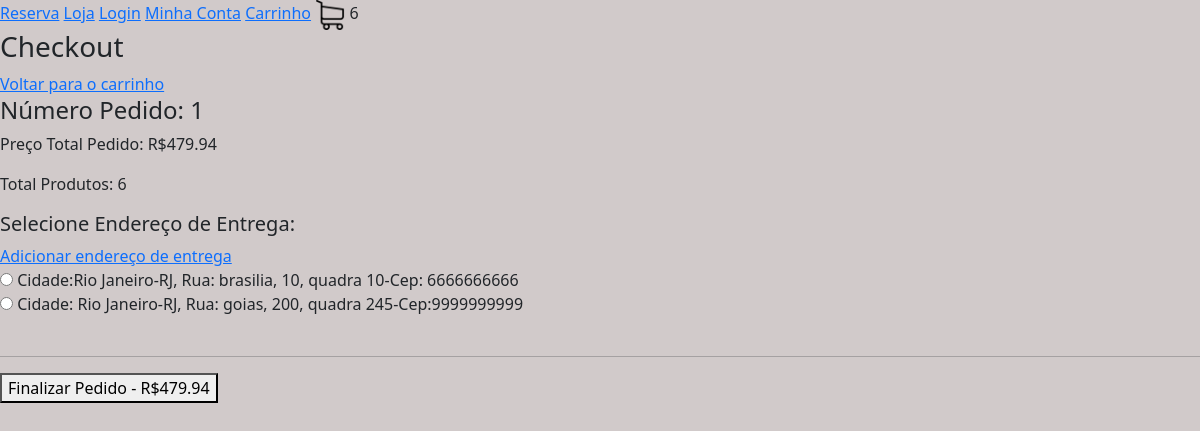
/checkout/ (signed in), run on an earlier commit of the app's database.
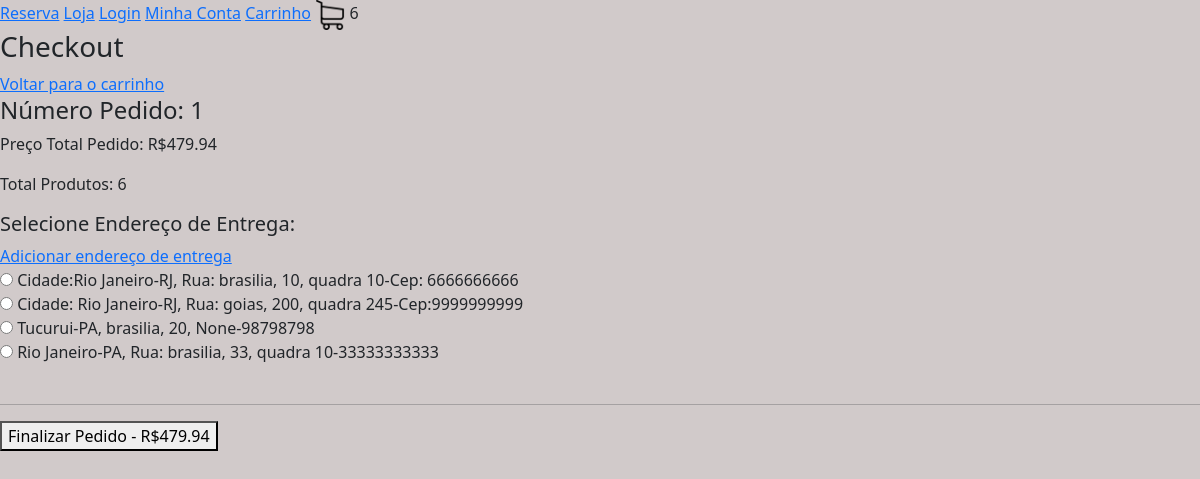
And on a later commit of the database.
### loja/models.py (models this page shows, shortened)
class Endereco(models.Model):
    rua = models.CharField(max_length=200, null=True, blank=True)
    numero =  models.IntegerField(default=0)
    complemento = models.CharField(max_length=200, null=True, blank=True)
    cep = models.CharField(max_length=200, null=True, blank=True)
    cidade = models.CharField(max_length=200, null=True, blank=True)
    estado = models.CharField(max_length=200, null=True, blank=True)
    cliente =  models.ForeignKey(Cliente, null=True, blank=True, on_delete=models.SET_NULL)

### loja/views.py (the view)
# urls.py: path('checkout/', checkout, name="checkout") ,
def checkout(request):
   if request.user.is_authenticated: #Verif usuár autenticado
    cliente = request.user.cliente
   else: #se nao estiver autenticado
     if request.COOKIES.get("id_sessao"):
        id_sessao = request.COOKIES.get("id_sessao")
        cliente, criado = Cliente.objects.get_or_create(id_sessao=id_sessao)
     else: #caso não tenha o id_sessao associado a ele
        return redirect("loja")
   pedido, criado = Pedido.objects.get_or_create(cliente=cliente, finalizado=False)
   enderecos = Endereco.objects.filter(cliente=cliente)
   context = {"pedido": pedido, "enderecos": enderecos}
   return render(request, 'checkout.html', context)

### loja/models.py (called while the page is built)
     @property
     def quantidade_total(self):
         itens_pedido = ItensPedido.objects.filter(pedido__id=self.id)
         quantidade = sum([item.quantidade for item in itens_pedido])
         return quantidade

     @property
     def preco_total(self):
         itens_pedido = ItensPedido.objects.filter(pedido__id=self.id)
         preco = sum([item.preco_total for item in itens_pedido])
         return preco

    @property #serve para acessar uma funcao da class sem ()
    def preco_total(self):
        return self.quantidade * self.item_estoque.produto.preco

### loja/templates/checkout.html (shortened to what this page needs)
{% extends 'base.html' %} {% load static %}
{% block body %}
<h3>Checkout</h3>
<a href="{% url 'checkout' %}">Voltar para o carrinho</a>
<h4>Número Pedido: {{ pedido.id }}</h4>
<p>Preço Total Pedido: R${{ pedido.preco_total }}</p>
<p>Total Produtos: {{ pedido.quantidade_total }}</p>
<form method="post">
  <h5>Selecione Endereço de Entrega:</h5>
  <a href="{% url 'adicionar_endereco' %}">Adicionar endereço de entrega</a>
  <br />
  {% for endereco in enderecos %}
  <input type="radio" name="endereco" value="{{ endereco.id }}" />
  <label for="{{ endereco.id }}"
    >{{ endereco.cidade }}-{{ endereco.estado }}, {{ endereco.rua }},
    {{endereco.numero }}, {{ endereco.complemento }}-{{ endereco.cep }}</label
  >
  <br />
  {% endfor %}
  <br />
  <hr />
  <button type="submit">Finalizar Pedido - R${{ pedido.preco_total }}</button>
</form>
{% endblock %}

What changed in the data, as far as the page shows it:
added Endereco: cidade "Tucurui", estado "PA", rua "brasilia", numero "20", complemento "None", cep "98798798"
added Endereco: cidade "Rio Janeiro", estado "PA", rua "Rua: brasilia", numero "33", complemento "quadra 10", cep "33333333333"
